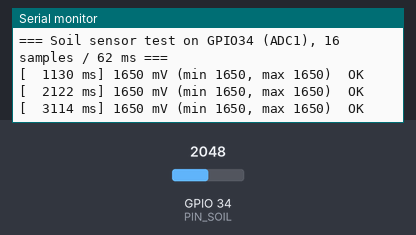
Recording of a sketch running on a simulated ESP32. On the bench: the last lines printed to the serial monitor. Inputs (shaded band) come from the test bench; at power-on: GPIO 34 (PIN_SOIL) = 2048 (analog values on the 0–4095 scale).

Above: at 3.5 s.
3.6 s: GPIO 34 (PIN_SOIL) set to 3781
At 4.8 s:
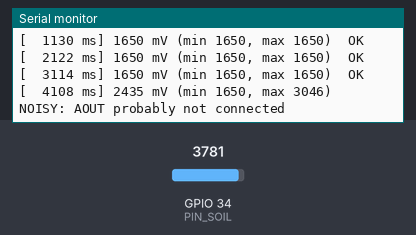
5.1 s: GPIO 34 (PIN_SOIL) set to 3893
At 6.9 s:
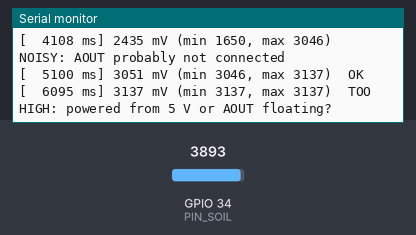

Measured:
- the behaviour switches between 3848 and 3849 on GPIO 34 (PIN_SOIL) (found by bisection; images 1 and 2)
- after the input at 3.6 s, the serial monitor: prints a new line after 0.51 s (image 1)
- after the input at 5.1 s, the serial monitor: prints a new line at once (image 2)

The sketch:

test_soil.ino
```cpp
// Bring-up test: capacitive soil moisture v1.2 only. Arduino IDE: open this file, Upload,
// Serial Monitor 115200.
// Prints the averaged sensor output in mV once per second (16 samples, like the firmware).
// Wiring: VCC → 3.3 V (NOT 5 V), GND → GND, AOUT → GPIO34.
// Expect roughly 2400–2900 mV in air and 1000–1500 mV in water. Note both: they are your
// dry/wet calibration points (or use "cal dry" / "cal wet" in the main firmware).

#include <Arduino.h>

// Same values as SmartGreenhouse/config.h (a sketch can't include another sketch's files).
namespace cfg {
constexpr uint8_t PIN_SOIL = 34;
constexpr uint32_t SOIL_SAMPLE_MS = 62;
constexpr uint8_t SOIL_SAMPLES = 16;
constexpr int SOIL_MIN_VALID_MV = 50;
constexpr int SOIL_MAX_VALID_MV = 3100;
constexpr int SOIL_MAX_SPREAD_MV = 400;
}  // namespace cfg

int samples[cfg::SOIL_SAMPLES];
uint8_t count = 0;
uint32_t nextSample = 0;

void setup() {
  Serial.begin(115200);
  delay(200);
  Serial.printf("\n=== Soil sensor test on GPIO%u (ADC1), %u samples / %lu ms ===\n", cfg::PIN_SOIL,
                cfg::SOIL_SAMPLES, (unsigned long)cfg::SOIL_SAMPLE_MS);
  pinMode(cfg::PIN_SOIL, INPUT);
  analogReadResolution(12);
}

void loop() {
  uint32_t now = millis();
  if (static_cast<int32_t>(now - nextSample) < 0) return;
  nextSample = now + cfg::SOIL_SAMPLE_MS;
  samples[count++] = analogReadMilliVolts(cfg::PIN_SOIL);
  if (count < cfg::SOIL_SAMPLES) return;
  count = 0;

  long sum = 0;
  int lo = INT32_MAX, hi = INT32_MIN;
  for (int v : samples) {
    sum += v;
    lo = min(lo, v);
    hi = max(hi, v);
  }
  int avg = static_cast<int>(sum / cfg::SOIL_SAMPLES);
  const char* verdict = "OK";
  if (avg < cfg::SOIL_MIN_VALID_MV) verdict = "TOO LOW: not powered or AOUT shorted to GND?";
  else if (avg > cfg::SOIL_MAX_VALID_MV) verdict = "TOO HIGH: powered from 5 V or AOUT floating?";
  else if (hi - lo > cfg::SOIL_MAX_SPREAD_MV) verdict = "NOISY: AOUT probably not connected";
  Serial.printf("[%6lu ms] %4d mV (min %4d, max %4d)  %s\n", (unsigned long)now, avg, lo, hi, verdict);
}
```
